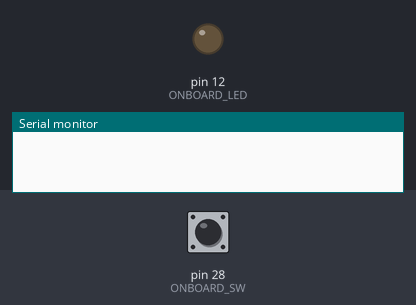
The sketch below on a simulated Arduino Mega 2560, built with avr-gcc and run on an emulated ATmega2560. Parts: output pins drawn as LEDs (lit = HIGH), the last lines printed to the serial monitor. Inputs (shaded band) come from the test bench; at power-on: pin 28 (ONBOARD_SW) HIGH.

Above: at 1.2 s.
1.3 s: pin 28 (ONBOARD_SW) pulled LOW for 3.2 s
At 3.5 s:
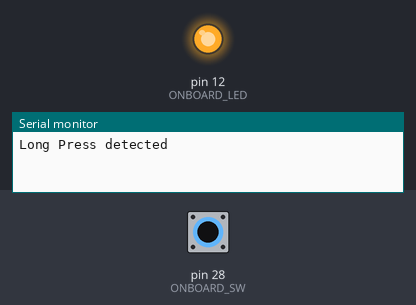
Timing chart, 0 to 5.0 s (numbered marks = the images above; inputs shaded):
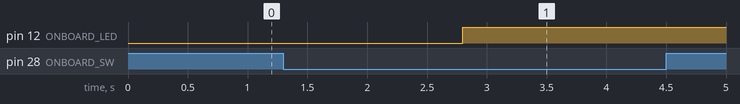

Measured:
- after the input at 1.3 s, pin 12 (ONBOARD_LED): LOW → HIGH after 1.5 s

The sketch:

Chapter14_EndStopSwitch_LongPress.ino
```cpp
/*
 *  Ex_06 - Physical Computing
 *  Revisit Input & Output
 *
 *  LED
 *  -- GP12
 *  Switch
 *  -- GP27 or GP28
 *
 */

#define ONBOARD_LED 12    // LED GP12
#define ONBOARD_SW  28    // End-Stop Switch GP27 or GP28
#define LONGPRESSED_MILLI 1500  //1.5 seconds

int current_LED = LOW;
byte current_mode = 0;
byte current_ButtonState = HIGH;
byte previous_ButtonState = HIGH;
long lastButton_Activity = 0;

void setup() {
   Serial.begin(115200); //set up serial library baud rate to 115200
   pinMode(ONBOARD_LED, OUTPUT);
   pinMode(ONBOARD_SW, INPUT);

   digitalWrite(ONBOARD_LED, current_LED);    // turn the LED off by making the voltage LOW
}

void loop() {

    // Button Reading portion
    current_ButtonState = digitalRead(ONBOARD_SW);

    // Transition from High to Low, Button press instance
    if ((current_ButtonState == LOW) && (previous_ButtonState == HIGH)){
        lastButton_Activity = millis();
    }
    else if ((lastButton_Activity > 0) && (millis() >= lastButton_Activity + LONGPRESSED_MILLI)) {
        Serial.println("Long Press detected");
        lastButton_Activity = -1;  // Disable Long press mechanism

        // Toggle LED
        current_LED = (current_LED == HIGH) ? LOW: HIGH;
        digitalWrite(ONBOARD_LED, current_LED);
    }
    else if (current_ButtonState == HIGH) {   // Release button before long press timeout
        lastButton_Activity = -1;  // Disable Long press mechanism
    }

    previous_ButtonState = current_ButtonState;

}
```
